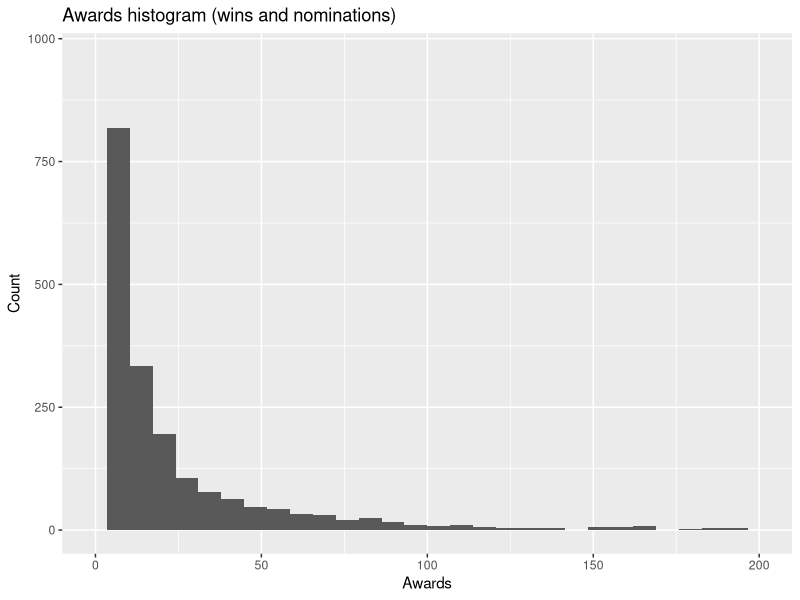
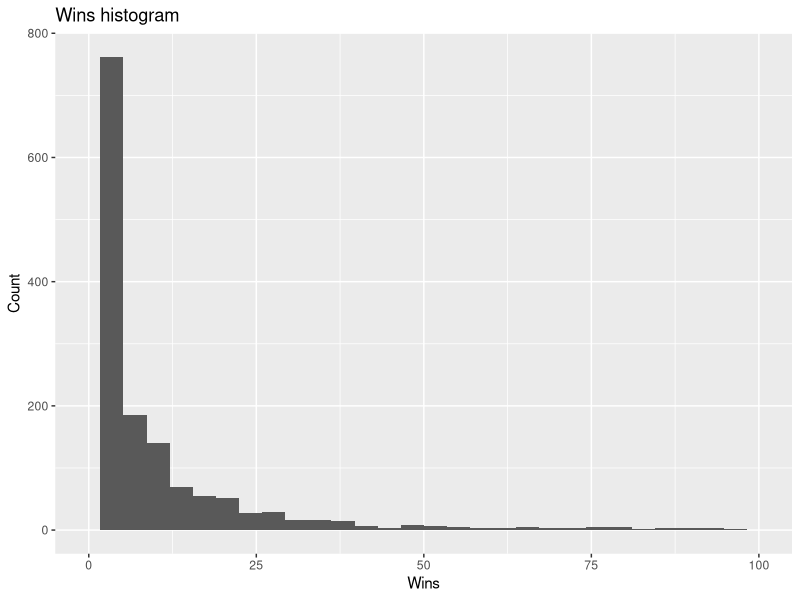

Write the R code that produced these figures, in order.
## String Manipulations and Regular Expressions

## characters
x <- "This is R"
x
class(x)


x <- 'This is R'
x
class(x)

x <- "Why call language \'python\' ? "
x
class(x)
  
is.character(x)

PI <- paste("Life of", pi)
PI

x <- 1:10
a <- letters[1:10]

k <- paste(x, a) # join characters
k

## use my own separator
k <- paste(x, a, sep = "-")
k

## joined with commas
k <- paste(x, a, sep = "-", collapse = ",")
k

length(k) # it is 1 character

x <- "This is R"
nchar(x) # number of characters in the string

nchar(month.name) # vector of numbers of characters in the vector

toupper(x) # make upper case
tolower(x) # make lower case

casefold(x, upper = T) # same but with an indicator

x <- "ABCDF"
substr(x, start = 3, stop = 5) # extracting a part of the string

y <- c("may", "the", "force", "be", "with", "you")
substr(y, 2, 2) <- "#" # replacing with a hashtag
y

y <- c("may", "the", "force", "be", "with", "you")
substr(y, 2, 3) <- ":)" # replacing with a smile
y


summer <- read.csv('summer.csv', stringsAsFactors = F)

discipline <- unique(summer$Discipline)
discipline[1:10]

## abbreviating the strings
disc_abbr <- abbreviate(discipline, minlength = 5)
disc_abbr[1:10]


library(stringr)

str_sub("ABCDEF", start = 1, end = 3) # subset
str_sub("ABCDEF", start = -2, end = -1) # subset from the end

genres <- c("Action, Adventure, Comedy", "Comedy", 
            "Comedy, Drama, Drama, Romance", "Crime, Drama, History")

str_detect(string = genres, pattern = "Drama") # detect the pattern

str_subset(string = genres, pattern = "Drama") # return the pattern

str_count(string = genres, pattern = "Drama") # count pattern in each element


movies <- read.csv('movies3.csv', stringsAsFactors = F)

movies$Comedy <- str_detect(string = movies$Genre, pattern = "Comedy")
movies$Romance <- str_detect(string = movies$Genre, pattern = "Romance")
table(Romance = movies$Romance, Comedy = movies$Comedy)


gen_m <- str_split(genres, ",") # split up a string into pieces
gen_m

gen_m <- str_split(genres, ",", simplify = T) # returns matrix instead of a list of vectors
gen_m

str_replace(genres, pattern = ",", replacement = " &") # replace a pattern

str_replace_all(genres, pattern = ",", replacement = " &") # replace all patterns

str <- c("123abc", "ab567cd", "abc5.00")
str_extract(str, pattern = "123") # extract a pattern



## Regular Expressions

str <- c("123abc", "ab567cd", "abc5.00")
str_subset(string = str, pattern = ".") # gets everything

str_subset(string = str, pattern = "\\.") # used escaping "\\"

str_subset(string = str, pattern = "^ab") # only starting with "ab"

str_subset(string = str, pattern = "cd$") # only ending with "cd"

str_subset(string = str, pattern = "[1-4]") # using range of letters

str_subset(string = str, pattern = "[f-z]") # once more, using a range of letters


movies$Awards[1:20]

movies$awards_num <- str_replace_all(movies$Awards, pattern = "[^0-9]",
                                     replacement = " ") # replace with a white space
movies$awards_num[1:20]

movies$awards_num <- str_replace_all(movies$awards_num, pattern = "\\s+",
                                     replacement = " ") # replace many white spaces with one
movies$awards_num[1:20]

movies$awards_num <- trimws(movies$awards_num)

x1 <- str_split(movies$awards_num, pattern = " ", simplify = T) # create a character matrix
head(x1)

x1 <- apply(x1, 2, as.numeric) # make numeric
head(x1)

x1 <- rowSums(x1, na.rm = T)
x1[1:20]

movies$awards_num <- x1

library(ggplot2)

ggplot(movies, aes(x = awards_num))+
  geom_histogram()+
  xlim(c(0, 200))+
  labs(title = "Awards histogram (wins and nominations)",
       x = "Awards", y = "Count")


m1 <- str_extract_all(movies$Awards, pattern = "[0-9]+\\swin", simplify = T)
m1[1:20]

m1 <- str_remove_all(m1, pattern = "[a-zA-Z]") # removing pattern
m1 <- as.numeric(m1) # make numeric

movies$Wins <- m1

ggplot(movies, aes(x = Wins))+
  geom_histogram()+
  labs(title = "Wins histogram",
       x = "Wins", y = "Count")+
  xlim(c(0, 100))


## extracting names and phone numbers

phones <- c("Anna 077-789663", "Hagopik 99656565",
            "Serozh2 099-65-6569 MALYAR")

names <- str_extract(phones, "^[A-Za-z]+")
names # names only

numbers <- str_extract(phones, "\\b[-0-9]+\\b") %>%
  str_remove_all("-")
numbers # numbers only

phones_data <- data.frame("Name" = names, "Phone" = numbers)
phones_data # data-frame of names and numbers
